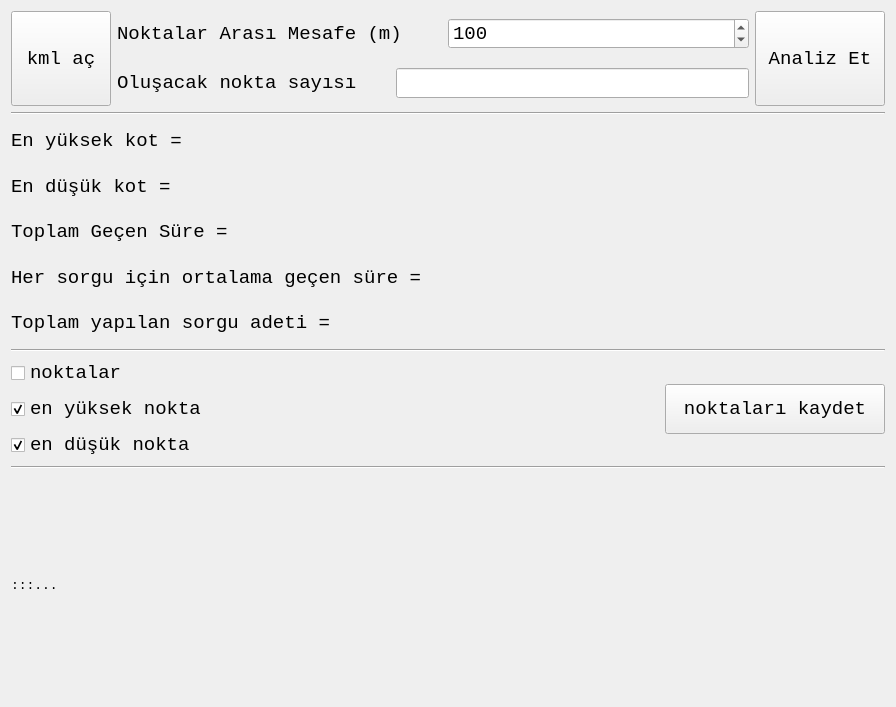
<?xml version="1.0" encoding="UTF-8"?>
<ui version="4.0">
 <class>Form</class>
 <widget class="QWidget" name="Form">
  <property name="geometry">
   <rect>
    <x>0</x>
    <y>0</y>
    <width>896</width>
    <height>707</height>
   </rect>
  </property>
  <property name="font">
   <font>
    <family>Consolas</family>
   </font>
  </property>
  <property name="windowTitle">
   <string>Form</string>
  </property>
  <layout class="QGridLayout" name="gridLayout">
   <item row="0" column="0">
    <layout class="QVBoxLayout" name="verticalLayout_4">
     <item>
      <layout class="QHBoxLayout" name="horizontalLayout_3">
       <item>
        <widget class="QPushButton" name="openKmlBtn">
         <property name="minimumSize">
          <size>
           <width>100</width>
           <height>95</height>
          </size>
         </property>
         <property name="maximumSize">
          <size>
           <width>100</width>
           <height>95</height>
          </size>
         </property>
         <property name="font">
          <font>
           <family>Consolas</family>
           <pointsize>14</pointsize>
          </font>
         </property>
         <property name="text">
          <string>kml aç</string>
         </property>
        </widget>
       </item>
       <item>
        <layout class="QVBoxLayout" name="verticalLayout_3">
         <item>
          <layout class="QHBoxLayout" name="horizontalLayout">
           <item>
            <widget class="QLabel" name="label">
             <property name="minimumSize">
              <size>
               <width>325</width>
               <height>40</height>
              </size>
             </property>
             <property name="maximumSize">
              <size>
               <width>323</width>
               <height>40</height>
              </size>
             </property>
             <property name="font">
              <font>
               <pointsize>14</pointsize>
              </font>
             </property>
             <property name="text">
              <string>Noktalar Arası Mesafe (m)</string>
             </property>
            </widget>
           </item>
           <item>
            <widget class="QSpinBox" name="pointsRangeSpinBox">
             <property name="minimumSize">
              <size>
               <width>150</width>
               <height>0</height>
              </size>
             </property>
             <property name="font">
              <font>
               <family>Consolas</family>
               <pointsize>14</pointsize>
              </font>
             </property>
             <property name="minimum">
              <number>1</number>
             </property>
             <property name="maximum">
              <number>999999999</number>
             </property>
             <property name="value">
              <number>100</number>
             </property>
            </widget>
           </item>
          </layout>
         </item>
         <item>
          <layout class="QHBoxLayout" name="horizontalLayout_2">
           <item>
            <widget class="QLabel" name="label_2">
             <property name="minimumSize">
              <size>
               <width>273</width>
               <height>40</height>
              </size>
             </property>
             <property name="maximumSize">
              <size>
               <width>273</width>
               <height>40</height>
              </size>
             </property>
             <property name="font">
              <font>
               <pointsize>14</pointsize>
              </font>
             </property>
             <property name="text">
              <string>Oluşacak nokta sayısı</string>
             </property>
            </widget>
           </item>
           <item>
            <widget class="QLineEdit" name="olusacakNoktaLE">
             <property name="font">
              <font>
               <pointsize>14</pointsize>
              </font>
             </property>
            </widget>
           </item>
          </layout>
         </item>
        </layout>
       </item>
       <item>
        <widget class="QPushButton" name="analysisBtn">
         <property name="minimumSize">
          <size>
           <width>130</width>
           <height>95</height>
          </size>
         </property>
         <property name="maximumSize">
          <size>
           <width>130</width>
           <height>95</height>
          </size>
         </property>
         <property name="font">
          <font>
           <family>Consolas</family>
           <pointsize>14</pointsize>
          </font>
         </property>
         <property name="text">
          <string>Analiz Et</string>
         </property>
        </widget>
       </item>
      </layout>
     </item>
     <item>
      <widget class="Line" name="line">
       <property name="orientation">
        <enum>Qt::Horizontal</enum>
       </property>
      </widget>
     </item>
     <item>
      <layout class="QVBoxLayout" name="verticalLayout">
       <item>
        <widget class="QLabel" name="maxElevLBL">
         <property name="font">
          <font>
           <pointsize>14</pointsize>
          </font>
         </property>
         <property name="text">
          <string>En yüksek kot = </string>
         </property>
        </widget>
       </item>
       <item>
        <widget class="QLabel" name="minElevLBL">
         <property name="font">
          <font>
           <pointsize>14</pointsize>
          </font>
         </property>
         <property name="text">
          <string>En düşük kot = </string>
         </property>
        </widget>
       </item>
       <item>
        <widget class="QLabel" name="totalPastTimeLBL">
         <property name="font">
          <font>
           <pointsize>14</pointsize>
          </font>
         </property>
         <property name="text">
          <string>Toplam Geçen Süre = </string>
         </property>
        </widget>
       </item>
       <item>
        <widget class="QLabel" name="avaragePastTimesLBL">
         <property name="font">
          <font>
           <pointsize>14</pointsize>
          </font>
         </property>
         <property name="text">
          <string>Her sorgu için ortalama geçen süre = </string>
         </property>
        </widget>
       </item>
       <item>
        <widget class="QLabel" name="sumSorguLBL">
         <property name="font">
          <font>
           <pointsize>14</pointsize>
          </font>
         </property>
         <property name="text">
          <string>Toplam yapılan sorgu adeti = </string>
         </property>
        </widget>
       </item>
      </layout>
     </item>
     <item>
      <widget class="Line" name="line_2">
       <property name="orientation">
        <enum>Qt::Horizontal</enum>
       </property>
      </widget>
     </item>
     <item>
      <layout class="QHBoxLayout" name="horizontalLayout_4">
       <item>
        <layout class="QVBoxLayout" name="verticalLayout_2">
         <item>
          <widget class="QCheckBox" name="noktalarCheckBox">
           <property name="enabled">
            <bool>true</bool>
           </property>
           <property name="minimumSize">
            <size>
             <width>0</width>
             <height>30</height>
            </size>
           </property>
           <property name="font">
            <font>
             <pointsize>14</pointsize>
            </font>
           </property>
           <property name="text">
            <string>noktalar</string>
           </property>
          </widget>
         </item>
         <item>
          <widget class="QCheckBox" name="topPointCheckBox">
           <property name="minimumSize">
            <size>
             <width>0</width>
             <height>30</height>
            </size>
           </property>
           <property name="font">
            <font>
             <pointsize>14</pointsize>
            </font>
           </property>
           <property name="text">
            <string>en yüksek nokta</string>
           </property>
           <property name="checked">
            <bool>true</bool>
           </property>
          </widget>
         </item>
         <item>
          <widget class="QCheckBox" name="bottomPointCheckBox">
           <property name="minimumSize">
            <size>
             <width>0</width>
             <height>30</height>
            </size>
           </property>
           <property name="font">
            <font>
             <pointsize>14</pointsize>
            </font>
           </property>
           <property name="text">
            <string>en düşük nokta</string>
           </property>
           <property name="checked">
            <bool>true</bool>
           </property>
          </widget>
         </item>
        </layout>
       </item>
       <item>
        <widget class="QPushButton" name="saveKmlBtn">
         <property name="minimumSize">
          <size>
           <width>220</width>
           <height>50</height>
          </size>
         </property>
         <property name="maximumSize">
          <size>
           <width>220</width>
           <height>50</height>
          </size>
         </property>
         <property name="font">
          <font>
           <family>Consolas</family>
           <pointsize>14</pointsize>
          </font>
         </property>
         <property name="text">
          <string>noktaları kaydet</string>
         </property>
        </widget>
       </item>
      </layout>
     </item>
     <item>
      <widget class="Line" name="line_3">
       <property name="orientation">
        <enum>Qt::Horizontal</enum>
       </property>
      </widget>
     </item>
     <item>
      <widget class="QLabel" name="savedKmlLinkLBL">
       <property name="font">
        <font>
         <pointsize>10</pointsize>
        </font>
       </property>
       <property name="text">
        <string>:::...</string>
       </property>
       <property name="wordWrap">
        <bool>true</bool>
       </property>
      </widget>
     </item>
    </layout>
   </item>
  </layout>
 </widget>
 <resources/>
 <connections/>
</ui>
